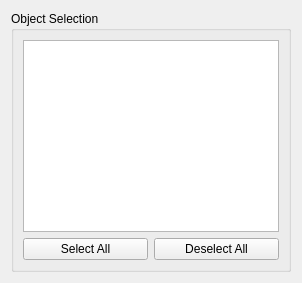
      <widget class="QWidget" name="ObjectTab">
       <attribute name="title">
        <string>Objects</string>
       </attribute>
       <layout class="QVBoxLayout" name="verticalLayout_3">
        <item>
         <widget class="QGroupBox" name="groupBox_7">
          <property name="font">
           <font>
            <weight>50</weight>
            <bold>false</bold>
           </font>
          </property>
          <property name="title">
           <string>Object Selection</string>
          </property>
          <layout class="QVBoxLayout" name="verticalLayout_4">
           <item>
            <widget class="QListWidget" name="objectListWidget_"/>
           </item>
           <item>
            <layout class="QHBoxLayout" name="horizontalLayout">
             <item>
              <widget class="QPushButton" name="selectAllPushButton_">
               <property name="font">
                <font>
                 <weight>50</weight>
                 <bold>false</bold>
                </font>
               </property>
               <property name="text">
                <string>Select All</string>
               </property>
              </widget>
             </item>
             <item>
              <widget class="QPushButton" name="deselectAllPushButton_">
               <property name="font">
                <font>
                 <weight>50</weight>
                 <bold>false</bold>
                </font>
               </property>
               <property name="text">
                <string>Deselect All</string>
               </property>
              </widget>
             </item>
            </layout>
           </item>
          </layout>
         </widget>
        </item>
       </layout>
      </widget>
